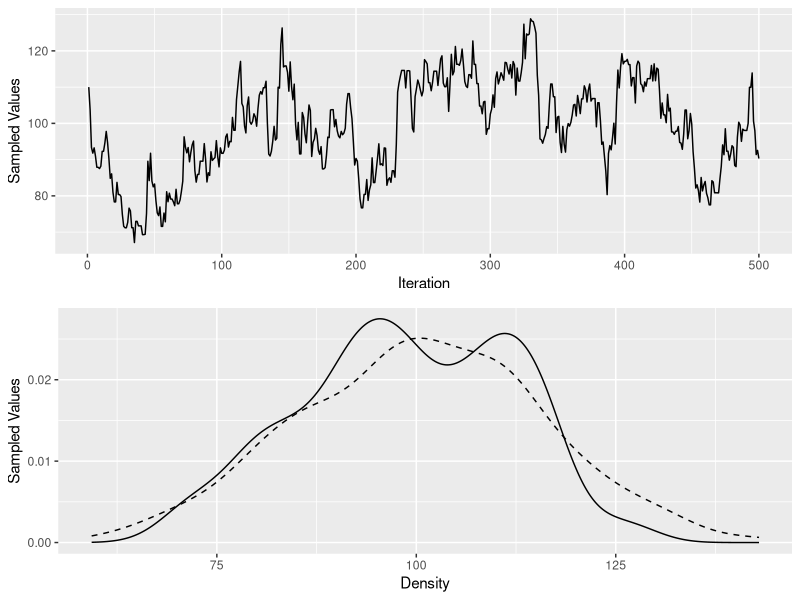

Here is the R script that generated this plot:
#MCMC Metropolis Sampler 
library(ggplot2)
library(gridExtra)
library(dplyr) 

#Change the value of n to see results of different sample sizes! 
n <- 500                                     # Setting up Proposed Normal Distribution
mean <- 100
var <- (15)
normal_dist <- rnorm(n <- n, mean <- mean, var <- var)
normal_df <- data.frame(normal_dist)

samples <- numeric(n)                        # 500 Samples 
samples[1] <- 110                            # The initial guess 
for (i in 2:n) 
{ 
  proposal <- samples[i-1] + rnorm (1, 0, 5) # Proposal Value
  if ((dnorm (proposal, 100, 15) / dnorm (samples[i-1], 100, 15)) > runif (1))
  samples[i] <- proposal                     # Accept Proposal 
  else (samples[i] <- samples[i-1])          # Reject Proposal 
}

df <- data.frame(samples)                    #Setting up Sampled Values Plot 
df_index <- as.numeric(rownames(df))
sample_plot <- ggplot(data <- df, aes(x <- df_index, y <- samples)) +
  geom_line() + 
  xlab('Iteration') + 
  ylab('Sampled Values')

df$normal <- normal_dist                     # Density Plot
density_plot <- ggplot(data <- df, aes(x <- samples)) +
  geom_density() +
  geom_density(aes(x <- normal), linetype = 'dashed') +
  xlab('Density') +
  ylab('Sampled Values')

grid.arrange(sample_plot, density_plot, ncol = 1)

df2 <- sort(df$samples)                      #SSR as scoring metric? 
df2 <- data.frame(df2)
names(df2)[1] <- 'sample'
df2$normal <- sort(df$normal)
df2$resid <- df$sample - df$normal
df2$resid_squared <- df2$resid^2
sum(df2$resid_squared)
